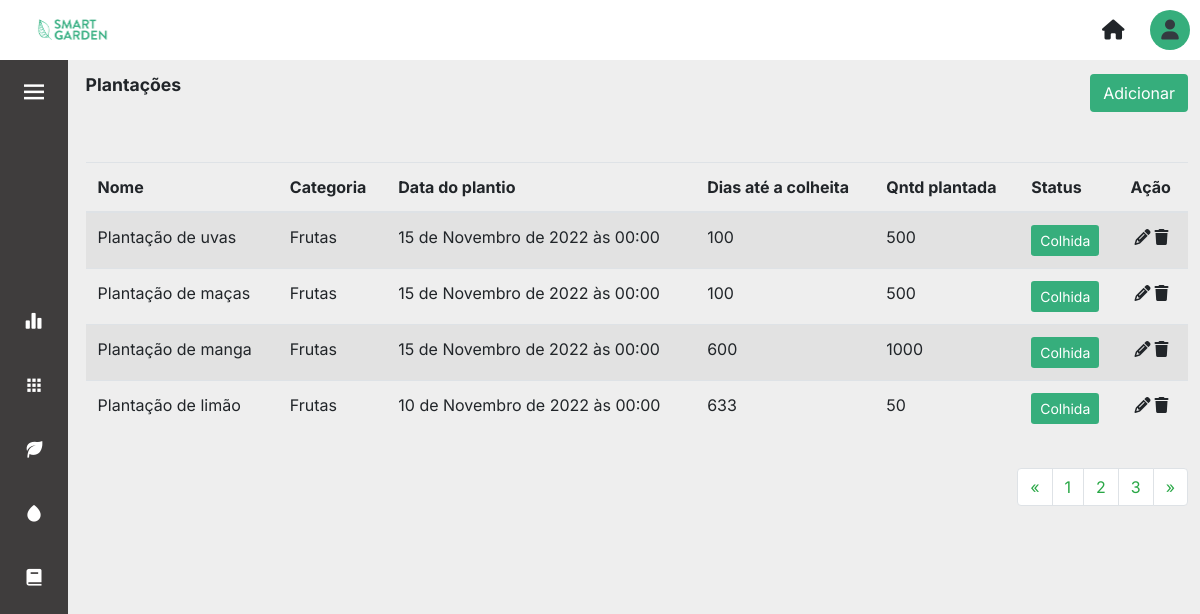
The app's page /plantacoes/ with its own data.
### core/models.py (models this page shows, shortened)
class Plantacao(models.Model):
    descricao = models.CharField(max_length=100)
    qntDiasColheita = models.IntegerField(null=True)
    qntPlantada = models.IntegerField(null=True)
    qntColhida = models.IntegerField(null=True)
    dtPlantio = models.DateTimeField(default=datetime.today)
    categoria = models.ForeignKey(Categoria, on_delete=models.CASCADE)
    areacultivo = models.ForeignKey(AreaCultivo, on_delete=models.CASCADE, null=True)
    colhida = models.BooleanField(null=False, default=False)

class Categoria(models.Model):
    nome = models.CharField(max_length=45)
    def __str__(self):
        return self.nome

### core/views.py (the view)
# urls.py: path('plantacoes/', views.plantacoes, name='plantacoes'),
def plantacoes(request):
    plantacoes = Plantacao.objects.all()
    contexto = {
        'plantacoes': plantacoes
    }
    return render(request, 'plantações.html', contexto)

### templates/plantações.html
{% extends 'layout.html' %} {% load static %} {% block content %}
<div>
    <div class="d-flex align-items-center justify-content-between mb-3">
		<p class="title-page">Plantações</p>
		<a href="{% url 'cadastrar_plantacoes' %}"><button type="button" class="btn btn_salvar">Adicionar</button></a>
	</div>
  <table class="table table-striped table-hover mt-5">
        <thead class="border-botton border-secondary">
            <tr>
                <th scope="col">Nome</th>
                <th scope="col">Categoria</th>
                <th scope="col">Data do plantio</th>
                <th scope="col">Dias até a colheita</th>
                <th scope="col">Qntd plantada</th>
                <th scope="col"></i>Status</th>
                <th scope="col"></i>Ação</th>
            </tr>
        </thead>
        <tbody>
            {% for plantacao in plantacoes %}
            <tr>
                <td>{{plantacao.descricao}}</td>
                <td>{{plantacao.categoria}}</td>
                <td>{{plantacao.dtPlantio}}</td>
                <td>{{plantacao.qntDiasColheita}}</td>
                <td>{{plantacao.qntPlantada}}</td>
                <td><a href="{% url 'update_colhida' plantacao.id %}"><button class="btn btn-sm btn_tables"> Colhida </button></a></td>
                <td><a href="{% url 'update_plantacoes' plantacao.id %}" class="m-1"><i class="fa-solid fa-pencil text-black"></i></a><a href="{% url 'delete_plantacoes' plantacao.id %}" ><i class="fa-sharp fa-solid fa-trash text-black"></i></a></td>
            </tr>
            {% endfor %}
        </tbody>
    </table>
    <div class="container_pagination">
        <nav aria-label="Page-navigation">
            <ul class="pagination">
            <li class="page-item ">
                <a class="page-link text-success" href="#" aria-label="Previous">
                <span aria-hidden="true">&laquo;</span>
                </a>
            </li>
            <li class="page-item "><a class="page-link text-success" href="#">1</a></li>
            <li class="page-item "><a class="page-link text-success" href="#">2</a></li>
            <li class="page-item "><a class="page-link text-success" href="#">3</a></li>
            <li class="page-item ">
                <a class="page-link text-success" href="#" aria-label="Next">
                <span aria-hidden="true">&raquo;</span>
                </a>
            </li>
            </ul>
        </nav>
    </div>
</div>
  {% endblock %}

### static/css/layout.css (style rules this page uses)
body { background-color: var(--light-color); overflow: hidden; }

### static/css/layout_sidebar.css (style rules this page uses)
a { text-decoration: none; }

### static/css/global.css (style rules this page uses)
* { margin: 0; padding: 0; }
:root { --nav-width: 68px; --gray-dark: #3f3d3d; --green-primary: #0bd692; --green-secondary: #36ae7c; --white-color: #ffffff; --light-color: #eeeeee; --body-font: 'Inter', sans-serif; --title-font: 'Roboto' sans-serif; --font-name: 'Raleway', sans-serif; --normal-font-size: 1rem; --z-fixed: 100; }
body { position: relative; font-family: var(--body-font); font-size: var(--normal-font-size); transition: 0.5s; max-width: 100vw; }
.title-page { font-family: var(--title-font); font-weight: 700; font-size: 1.1rem; }
.container_pagination { margin-top: 2rem; display:flex; position:relative; justify-content: flex-end; }

### static/css/areas.css (style rules this page uses)
a { color: inherit; }

### static/css/forms.css (style rules this page uses)
.btn_tables, .btn_tables:hover { background-color: var(--green-secondary) !important; color: var(--white-color) !important; }
.btn_salvar, .btn_salvar:hover { background-color: var(--green-secondary) !important; color: var(--white-color) !important; float: right; margin-left: 0.5rem; }

### records on screen
Plantacao: descricao "Plantação de uvas", categoria "Frutas", dtPlantio "15 de Novembro de 2022 às 00:00", qntDiasColheita "100", qntPlantada "500"
Plantacao: descricao "Plantação de maças", categoria "Frutas", dtPlantio "15 de Novembro de 2022 às 00:00", qntDiasColheita "100", qntPlantada "500"
Plantacao: descricao "Plantação de manga", categoria "Frutas", dtPlantio "15 de Novembro de 2022 às 00:00", qntDiasColheita "600", qntPlantada "1000"
Plantacao: descricao "Plantação de limão", categoria "Frutas", dtPlantio "10 de Novembro de 2022 às 00:00", qntDiasColheita "633", qntPlantada "50"
